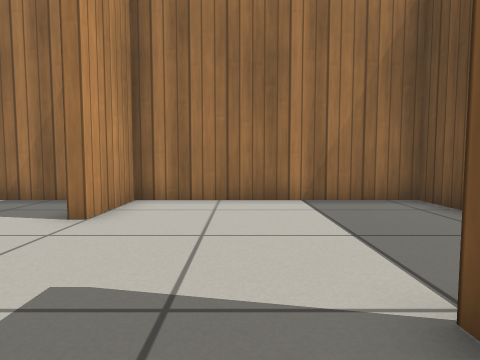
view 1 (above)

12 first-person views from a walk through a world built for the Gazebo simulator. The camera is 0.5 m above the floor, tilts 4° down and sees 75° across. The floor is counted in squares, 0.5 m on a side. Each view is taken from the middle of a square. On the plan, view 1 faces up. The plan holds only what a view shows up to about 12 squares ahead; the rest is blank. Gazebo's built-in surfaces are drawn with simple patterns.

view 2
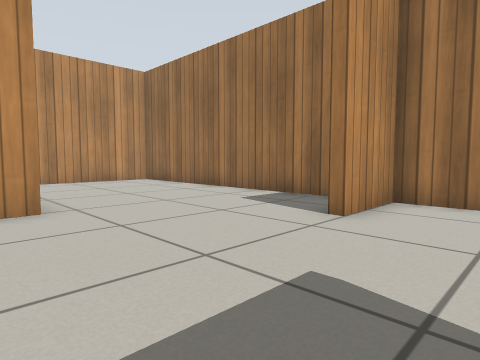

view 3
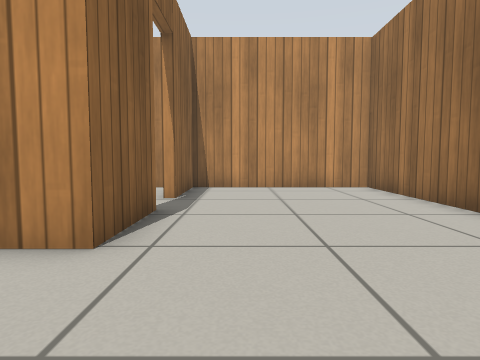

view 4
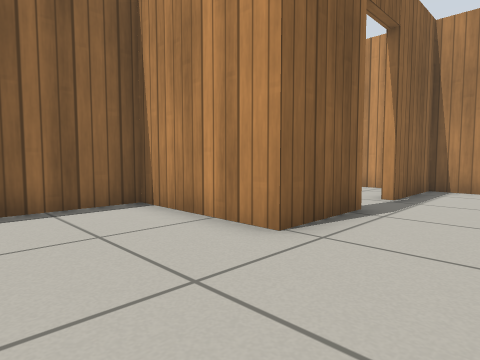

view 5
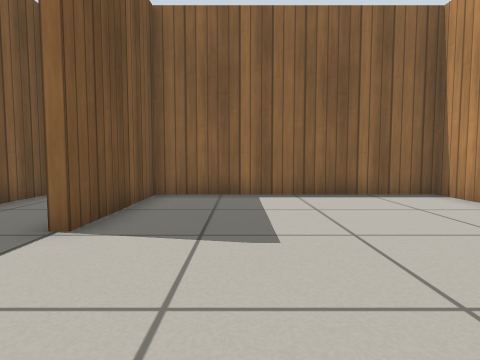

view 6
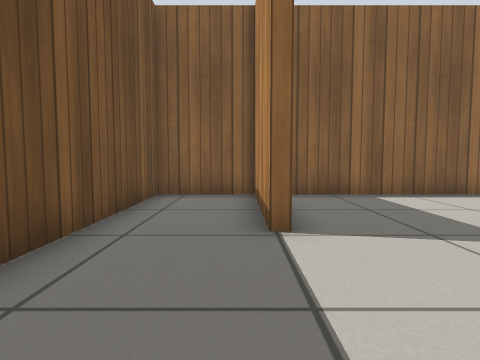

view 7
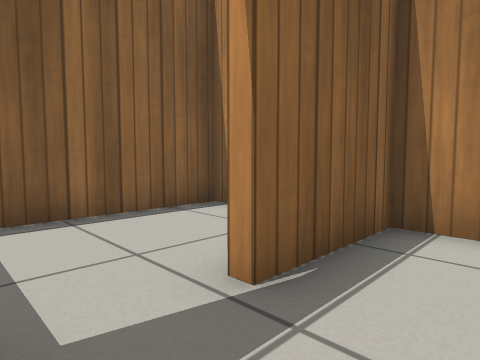

view 8
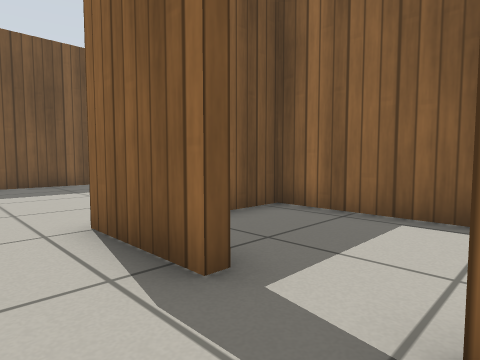

view 9
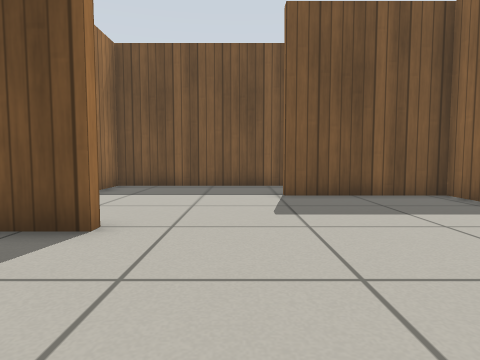

view 10
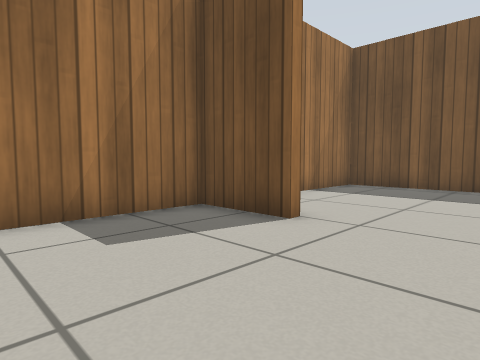

view 11
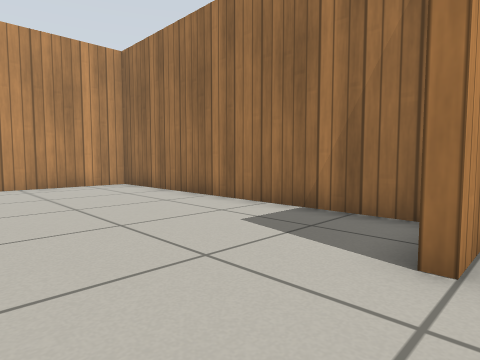

view 12
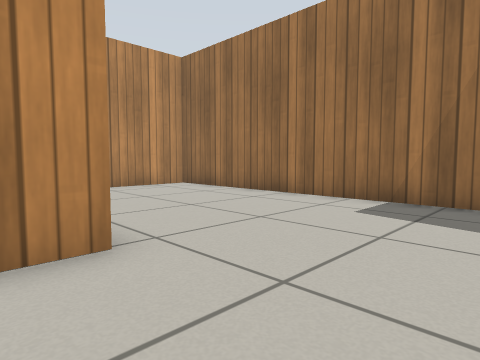

### Floor plan
Points are (right, up) in squares from view 1. A wall is a line through its corners. A room is listed if a view was taken in it or the views show most of it. See-through windows are left out.
Room 1 (views 1, 2, 3, 4, 5, 6, 7, 8, 9, 10, 11, 12)
walls: (-2.8, 5) (-2.8, 7.4) (-13.7, 7.4) (-13.7, 1.4) (-10.8, 1.4); (-9, 1.4) (-6.4, 1.4) (-6.4, -2.5) (1.3, -2.5) (1.3, 1.9); (1.6, 1.9) (1.6, -2.5) (4.2, -2.5) (4.2, 7.4) (-2.5, 7.4) (-2.5, 5)
ways out: open door at (-9.5, 1) to room 2
Room 2 (no view inside)
walls: (-13.7, 0.5) (-13.7, -2.5) (-6.7, -2.5) (-6.7, -1)
ways out: open door at (-9.5, 1) to room 1

Where each view was taken, in squares from view 1:
view 1: 0 up, 0 right, facing up
view 2: 0 up, 0 right, facing up-left
view 3: 3 up, 3 left, facing left
view 4: 4 up, 3 left, facing down-left
view 5: 6 up, 1 left, facing down
view 6: 6 up, 2 right, facing down
view 7: 3 up, 9 left, facing down-left
view 8: 3 up, 11 left, facing down-right
view 9: 3 up, 7 left, facing right
view 10: 2 up, 7 left, facing up-right
view 11: 2 up, 2 left, facing up-left
view 12: 0 up, 3 left, facing up-left
